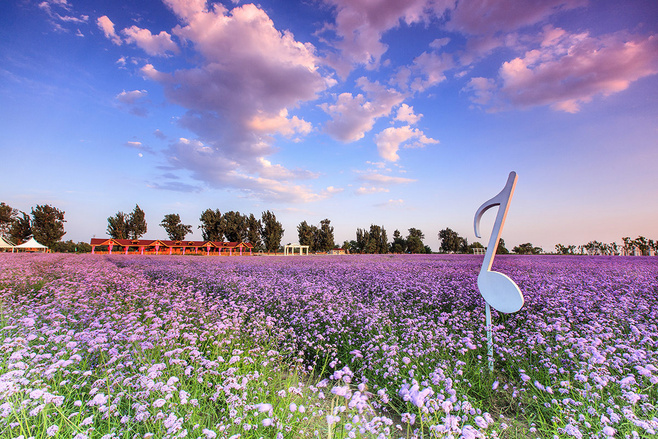
//> input picture 01_HelloOpenCV/1.jpg, 658 x 439 px
$ ./5_distanceTransform   (built with g++ and OpenCV 4)
//> lines starting //> are read from the running program, lines starting //| are printed output that depends on the picture; after the words box and inside, x2 and y2 are one past the last pixel; in counts of white or black regions, pixels touching at a corner belong together

//--------------------------------------【程序说明】-------------------------------------------
//		程序说明：《OpenCV3编程入门》OpenCV2版书本附赠示例程序05
//		程序描述：距离变换演示
//		测试所用操作系统： Windows 7 64bit
//		测试所用IDE版本：Visual Studio 2010
//		测试所用OpenCV版本：	2.4.9
//		2014年11月 Revised by @浅墨_毛星云
//------------------------------------------------------------------------------------------------
#include "opencv2/imgproc/imgproc.hpp"
#include "opencv2/highgui/highgui.hpp"
#include <stdio.h>
using namespace cv;


int maskSize0 = CV_DIST_MASK_5;
int voronoiType = -1;
int edgeThresh = 100;
int distType0 = CV_DIST_L1;

// The output and temporary images
Mat gray;

// threshold trackbar callback
static void onTrackbar( int, void* )
{
	static const Scalar colors[] =
	{
		Scalar(0,0,0),
		Scalar(255,0,0),
		Scalar(255,128,0),
		Scalar(255,255,0),
		Scalar(0,255,0),
		Scalar(0,128,255),
		Scalar(0,255,255),
		Scalar(0,0,255),
		Scalar(255,0,255)
	};

	int maskSize = voronoiType >= 0 ? CV_DIST_MASK_5 : maskSize0;
	int distType = voronoiType >= 0 ? CV_DIST_L2 : distType0;

	Mat edge = gray >= edgeThresh, dist, labels, dist8u;

	if( voronoiType < 0 )
		distanceTransform( edge, dist, distType, maskSize );
	else
		distanceTransform( edge, dist, labels, distType, maskSize, voronoiType );

	if( voronoiType < 0 )
	{
		// begin "painting" the distance transform result
		dist *= 5000;
		pow(dist, 0.5, dist);

		Mat dist32s, dist8u1, dist8u2;

		dist.convertTo(dist32s, CV_32S, 1, 0.5);
		dist32s &= Scalar::all(255);

		dist32s.convertTo(dist8u1, CV_8U, 1, 0);
		dist32s *= -1;

		dist32s += Scalar::all(255);
		dist32s.convertTo(dist8u2, CV_8U);

		Mat planes[] = {dist8u1, dist8u2, dist8u2};
		merge(planes, 3, dist8u);
	}
	else
	{
		dist8u.create(labels.size(), CV_8UC3);
		for( int i = 0; i < labels.rows; i++ )
		{
			const int* ll = (const int*)labels.ptr(i);
			const float* dd = (const float*)dist.ptr(i);
			uchar* d = (uchar*)dist8u.ptr(i);
			for( int j = 0; j < labels.cols; j++ )
			{
				int idx = ll[j] == 0 || dd[j] == 0 ? 0 : (ll[j]-1)%8 + 1;
				float scale = 1.f/(1 + dd[j]*dd[j]*0.0004f);
				int b = cvRound(colors[idx][0]*scale);
				int g = cvRound(colors[idx][1]*scale);
				int r = cvRound(colors[idx][2]*scale);
				d[j*3] = (uchar)b;
				d[j*3+1] = (uchar)g;
				d[j*3+2] = (uchar)r;
			}
		}
	}

	imshow("Distance Map", dist8u );
}

static void help()
{
	printf("\n此程序用于演示边缘图像之间的距离变换。\n"
		"\n按键说明:\n"
		"\t【ESC】 -退出程序\n"
		"\t【c】-使用C/Inf度量\n"
		"\t【1】-使用L1度量\n"
		"\t【2】-使用L2度量\n"
		"\t【3】- 使用3 x 3的掩膜\n"
		"\t【5】- 使用5 x 5的掩膜\n"
		"\t【0】- 采用精确的距离变换\n"
		"\t【v】- 切换到Voronoi图（Voronoi diagram）模式\n"
		"\t【p】 - 切换到基于像素的Voronoi图模式\n"
		"\t【SPACE】- 在各种模式间切换\n\n");
}

const char* keys =
{
	"{1| |stuff.jpg|input image file}"
};

int main( int argc, const char** argv )
{
	help();
// 	CommandLineParser parser(argc, argv, keys);
// 	string filename = parser.get<string>("1");
	gray = imread("1.jpg", 0);
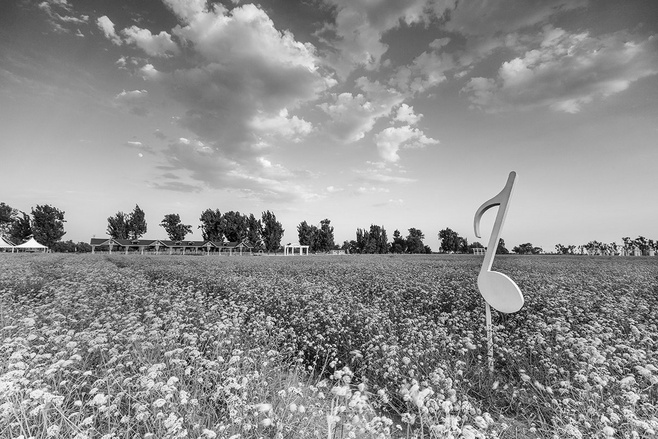
//> gray: 439 rows x 658 cols, CV_8UC1; min 0, max 255, mean 144
// [6 lines of commented-out code are left out]
	voronoiType = 0;
	namedWindow("Distance Map", 1);
	createTrackbar("Brightness Threshold", "Distance Map", &edgeThresh, 255, onTrackbar, 0);

	for(;;)
	{
		// Call to update the view
		onTrackbar(0, 0);
//> in onTrackbar, `Mat edge = gray >= edgeThresh, dist, labels, dist8u;`:
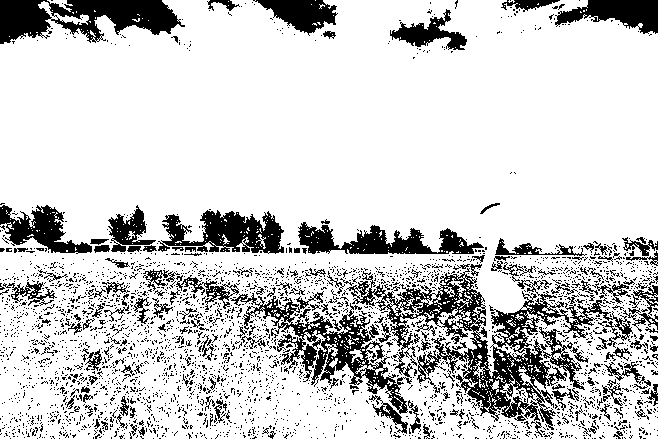
//> edge: 439 rows x 658 cols, CV_8UC1; 80.9% white; 3145 black regions (2973 under 20 px), largest, box (x1, y1, x2, y2) and area: (346, 268, 633, 430) 11277, (230, 291, 412, 414) 5012, (0, 0, 185, 44) 4902
//> in onTrackbar, `distanceTransform( edge, dist, labels, distType, maskSize, voronoiType..`:
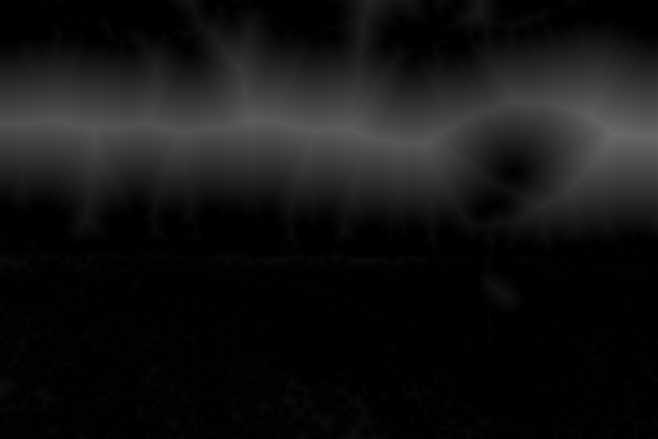
//> dist: 439 rows x 658 cols, CV_32FC1; min 0, max 105.7, mean 19.5
//> in onTrackbar, `distanceTransform( edge, dist, labels, distType, maskSize, voronoiType..`:
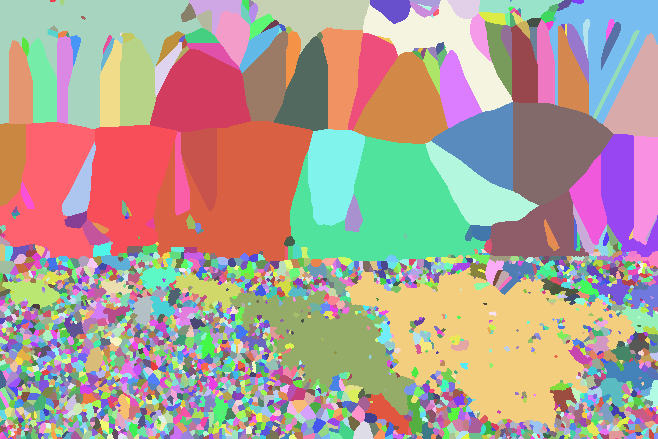
//> labels: 439 rows x 658 cols, CV_32SC1; 3145 distinct labels, from 1 to 3145; one colour per label, 0 black
//> after the loop in onTrackbar, `for( int i = 0; i < labels.rows; i++ )`:
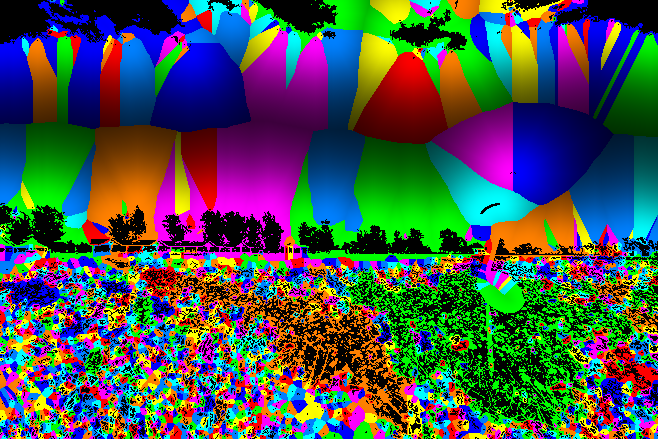
//> dist8u: 439 rows x 658 cols, CV_8UC3; mean B, G, R 78.3, 83.4, 70.9

		int c = waitKey(0) & 255;
//> the Esc key is pressed

		if( c == 27 )
			break;

		if( c == 'c' || c == 'C' || c == '1' || c == '2' ||
			c == '3' || c == '5' || c == '0' )
			voronoiType = -1;

		if( c == 'c' || c == 'C' )
			distType0 = CV_DIST_C;
		else if( c == '1' )
			distType0 = CV_DIST_L1;
		else if( c == '2' )
			distType0 = CV_DIST_L2;
		else if( c == '3' )
			maskSize0 = CV_DIST_MASK_3;
		else if( c == '5' )
			maskSize0 = CV_DIST_MASK_5;
		else if( c == '0' )
			maskSize0 = CV_DIST_MASK_PRECISE;
		else if( c == 'v' )
			voronoiType = 0;
		else if( c == 'p' )
			voronoiType = 1;
		else if( c == ' ' )
		{
			if( voronoiType == 0 )
				voronoiType = 1;
			else if( voronoiType == 1 )
			{
				voronoiType = -1;
				maskSize0 = CV_DIST_MASK_3;
				distType0 = CV_DIST_C;
			}
			else if( distType0 == CV_DIST_C )
				distType0 = CV_DIST_L1;
			else if( distType0 == CV_DIST_L1 )
				distType0 = CV_DIST_L2;
			else if( maskSize0 == CV_DIST_MASK_3 )
				maskSize0 = CV_DIST_MASK_5;
			else if( maskSize0 == CV_DIST_MASK_5 )
				maskSize0 = CV_DIST_MASK_PRECISE;
			else if( maskSize0 == CV_DIST_MASK_PRECISE )
				voronoiType = 0;
		}
	}

	return 0;
}
